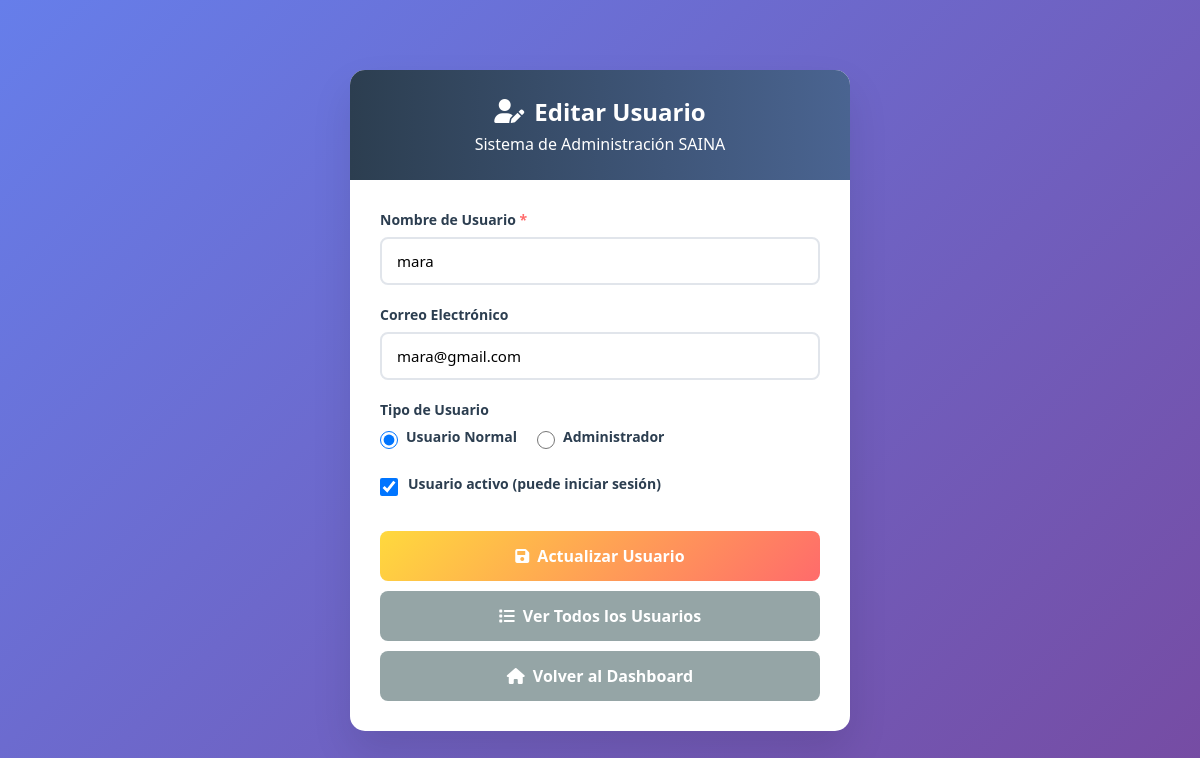
The page /admin/usuarios/registrar.php?editar=13 (signed in) on the database its author committed.
### tables this page shows
CREATE TABLE `usuarios` (
  `id` int(11) NOT NULL,
  `username` varchar(50) NOT NULL,
  `password` varchar(255) NOT NULL,
  `email` varchar(100) DEFAULT NULL,
  `rol` enum('admin','usuario') DEFAULT 'usuario',
  `fecha_creacion` datetime DEFAULT current_timestamp(),
  `activo` tinyint(1) DEFAULT 1
);

### admin/usuarios/registrar.php (the view, shortened to what this page needs)
<?php
require_once '../includes/database.php';
$usuario = [
    'id' => '',
    'username' => '',
    'email' => '',
    'rol' => 'usuario',
    'activo' => 1
];
$titulo = "Nuevo Usuario";
$es_edicion = false;
if (isset($_GET['editar']) && is_numeric($_GET['editar'])) {
    $id_usuario = intval($_GET['editar']);
    $es_edicion = true;
    $titulo = "Editar Usuario";
    $sql = "SELECT * FROM usuarios WHERE id = ?";
    $stmt = $conn->prepare($sql);
    $stmt->bind_param("i", $id_usuario);
    $stmt->execute();
    $resultado = $stmt->get_result();
    if ($resultado->num_rows == 1) {
        $usuario = $resultado->fetch_assoc();
    } else {
        $error = "Usuario no encontrado";
        $es_edicion = false;
    }
}
?>
<!DOCTYPE html>
<html lang="es">
<head>
    <link rel="stylesheet" href="https://cdnjs.cloudflare.com/ajax/libs/font-awesome/6.0.0/css/all.min.css">
</head>
<body>
    <div class="container">
        <div class="form-card">
            <div class="form-header">
                <h1>
                    <i class="fas <?php echo $es_edicion ? 'fa-user-edit' : 'fa-user-plus'; ?>"></i>
                    <?php echo $titulo; ?>
                </h1>
                <p>Sistema de Administración SAINA</p>
            </div>
            <div class="form-body">
                <form method="POST" action="">
                    <div class="form-group">
                        <label for="username" class="required">Nombre de Usuario</label>
                        <input type="text" id="username" name="username"
                               value="<?php echo htmlspecialchars($usuario['username']); ?>"
                               placeholder="Ej: maria.garcia" required autofocus>
                    </div>
                    <div class="form-group">
                        <label for="email">Correo Electrónico</label>
                        <input type="email" id="email" name="email"
                               value="<?php echo htmlspecialchars($usuario['email']); ?>"
                               placeholder="ejemplo@saina.com">
                    </div>
                    <div class="form-group">
                        <label>Tipo de Usuario</label>
                        <div class="radio-group">
                            <div class="radio-option">
                                <input type="radio" id="rol_usuario" name="rol" value="usuario"
                                       <?php echo ($usuario['rol'] == 'usuario') ? 'checked' : ''; ?>>
                                <label for="rol_usuario">Usuario Normal</label>
                            </div>
                            <div class="radio-option">
                                <input type="radio" id="rol_admin" name="rol" value="admin"
                                       <?php echo ($usuario['rol'] == 'admin') ? 'checked' : ''; ?>>
                                <label for="rol_admin">Administrador</label>
                            </div>
                        </div>
                    </div>
                    <div class="form-group">
                        <div class="checkbox-group">
                            <input type="checkbox" id="activo" name="activo"
                                   <?php echo $usuario['activo'] ? 'checked' : ''; ?>>
                            <label for="activo">Usuario activo (puede iniciar sesión)</label>
                        </div>
                    </div>
                    <div class="form-actions">
                        <button type="submit" class="btn <?php echo $es_edicion ? 'btn-warning' : 'btn-primary'; ?>">
                            <i class="fas <?php echo $es_edicion ? 'fa-save' : 'fa-user-plus'; ?>"></i>
                            <?php echo $es_edicion ? 'Actualizar Usuario' : 'Crear Usuario'; ?>
                        </button>
                        <a href="listar.php" class="btn btn-secondary">
                            <i class="fas fa-list"></i> Ver Todos los Usuarios
                        </a>
                        <a href="../index.php" class="btn btn-secondary">
                            <i class="fas fa-home"></i> Volver al Dashboard
                        </a>
                    </div>
                </form>
            </div>
        </div>
    </div>
</body>
</html>

### admin/usuarios/registrar.php (style rules this page uses)
* { margin: 0; padding: 0; box-sizing: border-box; font-family: 'Segoe UI', Tahoma, Geneva, Verdana, sans-serif; }
body { background: linear-gradient(135deg, #667eea 0%, #764ba2 100%); min-height: 100vh; display: flex; justify-content: center; align-items: center; padding: 20px; }
.container { width: 100%; max-width: 500px; }
.form-card { background: white; border-radius: 15px; box-shadow: 0 20px 40px rgba(0,0,0,0.1); overflow: hidden; }
.form-header { background: linear-gradient(90deg, #2c3e50, #4a6491); color: white; padding: 25px; text-align: center; }
.form-header h1 { font-size: 24px; margin-bottom: 5px; display: flex; align-items: center; justify-content: center; gap: 10px; }
.form-body { padding: 30px; }
.form-group { margin-bottom: 20px; }
label { display: block; margin-bottom: 8px; font-weight: 600; color: #2c3e50; font-size: 14px; }
.required::after { content: " *"; color: #ff6b6b; }
input[type="text"], input[type="email"], input[type="password"], select { width: 100%; padding: 12px 15px; border: 2px solid #e1e5eb; border-radius: 8px; font-size: 15px; transition: all 0.3s; }
.radio-group { display: flex; gap: 20px; margin-top: 8px; }
.radio-option { display: flex; align-items: center; gap: 8px; }
.radio-option input[type="radio"] { width: 18px; height: 18px; cursor: pointer; }
.checkbox-group { display: flex; align-items: center; gap: 10px; }
.checkbox-group input[type="checkbox"] { width: 18px; height: 18px; cursor: pointer; }
.form-actions { display: flex; flex-direction: column; gap: 10px; margin-top: 30px; }
.btn { padding: 14px; border: none; border-radius: 8px; font-size: 16px; font-weight: 600; cursor: pointer; display: flex; align-items: center; justify-content: center; gap: 8px; transition: all 0.3s; text-decoration: none; }
.btn-warning { background: linear-gradient(135deg, #ffd93d, #ff6b6b); color: white; }
.btn-secondary { background: #95a5a6; color: white; }

### rows shown on the page
usuarios: username "mara", email "mara@gmail.com", rol "☑ Usuario Normal", rol "☐ Administrador", activo "☑"

### other values the page prints
$titulo "Editar Usuario"
